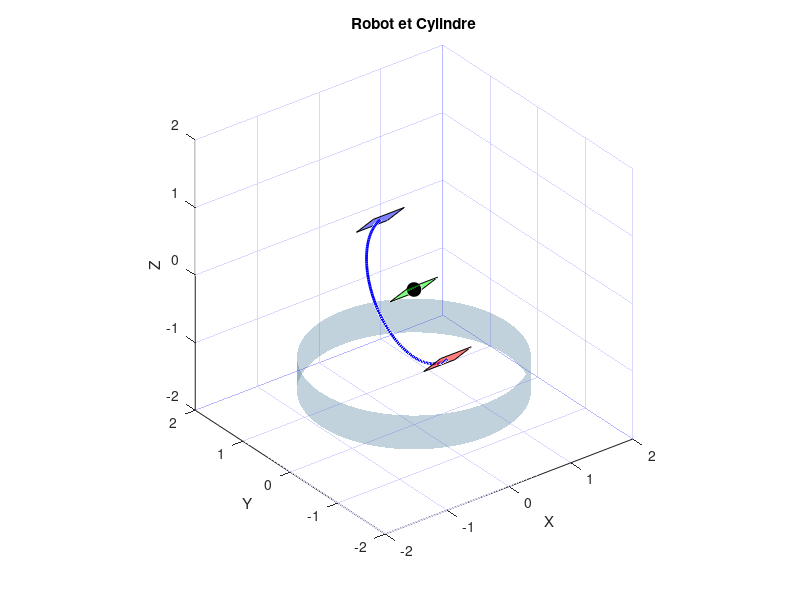

Write the MATLAB code that produced this figure.
clc;
clear;
close all;

%%%%%%%%% Positions initiales et finales à fournir %%%%%%%%% 
% Conditions Initiales
x_n_i = 0;
y_n_i = 0;
z_n_i = 1;
r_3_i = 0;

% Etat final
x_n_f = 0;
y_n_f = 0.7;
z_n_f = -0.7;
r_3_f = 0;

%%%%%%%%%%%%%%%%%%%%%%%%%%%%%%%%%%%%%%%%%%%%%%%%%%%%%%%%%%%%

% Paramètres
R = 1; % Rayon du demi-cercle
n_points = 100; % Nombre de points pour l'arc de cercle
n_frames = 100; % Nombre d'images dans l'animation


% %Spin Baby Spin!!
% x_n_f = 0.7;
% y_n_f = -1;
% z_n_f = 3;
% r_3_f = 0;

% Normalisation du vecteur normal
n_norm_i = sqrt(x_n_i.^2 + y_n_i.^2 + z_n_i.^2);
n_norm_f = sqrt(x_n_f.^2 + y_n_f.^2 + z_n_f.^2);

% Calcul des coordonnées initiales et finales
x_i = r_3_i * x_n_i./n_norm_i;
y_i = r_3_i * y_n_i./n_norm_i;
z_i = r_3_i * z_n_i./n_norm_i;
x_f = r_3_f * x_n_f./n_norm_f;
y_f = r_3_f * y_n_f./n_norm_f;
z_f = r_3_f * z_n_f./n_norm_f;

function [tf_max] = tf_max(q_i,q_f,dq_max,d2q_max)
    D = abs(q_f-q_i);
    tf_max = max(15*D/(8*abs(dq_max)),sqrt(10*D/(sqrt(3)*abs(d2q_max))));
end

%%%%%%%%%%%% Fonctions d'inversion numérique %%%%%%%%%%%% 

function pos = calc_pos(q)
    t_1 = q(1); 
    t_2 = q(2); 
    x = sin(t_1)*cos(t_2);
    y = -sin(t_2);
    z = cos(t_1)*cos(t_2);
    pos = [x; y; z];
end

function J = computeJacobian(q)
    t_1 = q(1); 
    t_2 = q(2);
    J11 = cos(t_1) * cos(t_2);                  
    J12 = - sin(t_1) * sin(t_2); 
    J21 = 0;                                         
    J22 = -cos(t_2); 
    J31 = -sin(t_1) * cos(t_2);                  
    J32 = -cos(t_1) * sin(t_2);                                   
    J = [J11, J12; J21, J22; J31, J32];
end

function [q] = calcul_num(x_target, y_target, z_target)

    q = [0.5; 0.5]; 
    tol = 1e-6; 
    max_iter = 100; 
    error_norm = inf; 
    iter = 0; 
    while error_norm > tol && iter < max_iter
    
        pos = calc_pos(q);

        error = pos - [x_target; y_target;z_target];
        error_norm = norm(error); 
    
        J = computeJacobian(q);
    
        delta_q = -pinv(J) * error;
        q = q + delta_q; 
    
        iter = iter + 1;
    end
end

%%%%%%%%%%%%%%%%%%%%%%%%%%%%%%%%%%%%%%%%%%%%%%%%%%%%%%%%%

% Calcul des angles initiaux et finaux
q_i = calcul_num(x_n_i, y_n_i, z_n_i);
q_f = calcul_num(x_n_f, y_n_f, z_n_f);

[theta1_i, theta2_i] = deal(q_i(1), q_i(2));
[theta1_f, theta2_f]= deal(q_f(1), q_f(2));


% Générer les coordonnées du demi-cercle initial dans le plan ez-ex
theta_initial = linspace(0, pi, n_points); % Angle du demi-cercle de 0 à pi
x_initial = zeros(1, n_points); % Coordonnée x sur l'arc de cercle
y_initial = R * sin(theta_initial); % Coordonnée y
z_initial = R * cos(theta_initial); % Coordonnée z

% Valeurs limites
dr3_max = 10;
d2r3_max = 10;
dtheta_max = 0.5;
d2theta_max = 0.5;


%Calcul du temps d'interpolation
tf_r3 = tf_max(0,1,dr3_max,d2r3_max);
tf_theta1 = tf_max(theta1_i,theta1_f,dtheta_max,d2theta_max);
tf_theta2 = tf_max(theta2_i,theta2_f,dtheta_max,d2theta_max);
tfs = [tf_r3 tf_theta1 tf_theta2];
t_f = max(tfs);

t_i = 0;
t_interp = linspace(t_i, t_f, n_frames);

% Interpolation d'ordre 3 (S-curve)
angle_interpole_1 = theta1_i + (theta1_f - theta1_i)* (10 * (t_interp / t_f).^3 - 15 * (t_interp/t_f).^4 + 6 *(t_interp/t_f).^5);
angle_interpole_2 = theta2_i + (theta2_f - theta2_i)* (10 * (t_interp / t_f).^3 - 15 * (t_interp/t_f).^4 + 6 *(t_interp/t_f).^5);
translation_factor = r_3_i + (r_3_f-r_3_i)*(10 * (t_interp / t_f).^3 - 15 * (t_interp/t_f).^4 + 6 *(t_interp/t_f).^5);


% Matrices de rotation
rotation_y = @(theta) [cos(theta), 0, sin(theta); 0, 1, 0; -sin(theta), 0, cos(theta)]; % Rotation autour de l'axe y
rotation_x = @(theta) [1, 0, 0; 0, cos(theta), -sin(theta); 0, sin(theta), cos(theta)]; % Rotation autour de l'axe x



% Créer une figure pour afficher l'animation
figure;
%figure('Position', [100, 100, 1200, 600]);  % Fenêtre plus grande
axis equal;
hold on;
xlabel('X');
ylabel('Y');
zlabel('Z');
grid on;

% Changer la couleur de fond en gris (ou noir)
set(gca, 'Color', 'w'); % Fond gris foncé

% Définir les limites de la scène
xlim([-2*R, 2*R]);
ylim([-2*R, 2*R]);
zlim([-2*R, 2*R]);

% Changer la couleur du quadrillage pour un meilleur contraste
set(gca, 'GridColor', 'b'); % Quadrillage blanc
set(gca, 'MinorGridColor', 'w'); % Quadrillage mineur blanc
set(gca, 'MinorGridLineStyle', '--'); % Lignes mineures en pointillé

% Créer les carrés à afficher avec le plan
side_length = 0.5; % Longueur du côté du carré
half_side = side_length / 2; % Moitié de la longueur du côté


% Afficher un arc de cercle en 3D pour chaque angle interpolé
for i = 1:n_frames
    % Rotation autour de l'axe y (premier angle)
    rot_matrix_y = rotation_y(angle_interpole_1(i));
    
    % Rotation autour de l'axe x (deuxième angle)
    rot_matrix_x = rotation_x(angle_interpole_2(i));
    
    % Matrice totale de rotation (combinée)
    rot_matrix_total = rot_matrix_x * rot_matrix_y; % Appliquer les deux rotations
    
    % Calculer les coordonnées de l'arc de cercle après rotation
    coords = rot_matrix_total * [x_initial; y_initial; z_initial];
    
    % Extraire les coordonnées
    x_rot = coords(1, :);
    y_rot = coords(2, :);
    z_rot = coords(3, :);
    
    % Calcul des extrémités de l'arc (au début et à la fin de l'arc)
    start_point = rot_matrix_total * [x_initial(1); y_initial(1); z_initial(1)];
    end_point = rot_matrix_total * [x_initial(end); y_initial(end); z_initial(end)];
    
    % Calculer le vecteur directionnel de l'axe des trois carrés
    direction = end_point - start_point;
    direction = direction / norm(direction); % Normalisation du vecteur directionnel
    
    % Interpolation pour translater les carrés
    % Déplacer le carré rouge de r_3_i à r_3_f
    translated_start = start_point + r_3_i * direction + translation_factor(i) * (r_3_f - r_3_i) * direction;
    
    % Calcul du carré rouge : déplacer sur l'axe directionnel
    square_rotated_start = (rot_matrix_total * [
        -half_side, -half_side, 0;
        half_side, -half_side, 0;
        half_side, half_side, 0;
        -half_side, half_side, 0
    ]')';
    square_rotated_start = square_rotated_start + repmat(translated_start(1:3)', 4, 1);
    
    % Calcul du carré vert : placé constamment au centre entre les carrés rouge et bleu
    % Toujours à mi-chemin entre le carré rouge (translated_start) et le carré bleu (end_point)
    center_point = (translated_start + end_point) / 2; % Calcul du centre dynamique entre le rouge et le bleu
    square_rotated_center = (rot_matrix_total * [
        -half_side, -half_side, 0;
        half_side, -half_side, 0;
        half_side, half_side, 0;
        -half_side, half_side, 0
    ]')';
    square_rotated_center = square_rotated_center + repmat(center_point(1:3)', 4, 1);

    
    % Calcul du carré bleu : déplacé sur l'axe directionnel jusqu'à r_3_f
    square_rotated_end = (rot_matrix_total * [
        -half_side, -half_side, 0;
        half_side, -half_side, 0;
        half_side, half_side, 0;
        -half_side, half_side, 0
    ]')';
    square_rotated_end = square_rotated_end + repmat(end_point(1:3)', 4, 1);
    
    % Effacer uniquement les objets dans les axes pour l'animation (et non la figure entière)
    cla;
    hold on;

    % Représentation du point central (0, 0, 0)
    plot3(0, 0, 0, 'ko', 'MarkerSize', 10, 'MarkerFaceColor', 'k'); % Point central en noir
    
    % Plot de l'arc de cercle actuel dans l'espace 3D
    plot3(x_rot, y_rot, z_rot, 'LineWidth', 2, 'Color', 'b');
    
    % Plot des trois carrés représentant les plans
    fill3(square_rotated_start(:,1), square_rotated_start(:,2), square_rotated_start(:,3), 'r', 'FaceAlpha', 0.5); % Carré rouge
    fill3(square_rotated_center(:,1), square_rotated_center(:,2), square_rotated_center(:,3), 'g', 'FaceAlpha', 0.5); % Carré vert
    fill3(square_rotated_end(:,1), square_rotated_end(:,2), square_rotated_end(:,3), 'b', 'FaceAlpha', 0.5); % Carré bleu
    
    % --- Ajouter ici le cylindre volumique ---
    [X_cyl, Y_cyl, Z_cyl] = cylinder(1.5*R, 100); % Créer un cylindre de rayon R avec 100 points sur la circonférence
    Z_cyl = Z_cyl * (-0.5) - 1; % Étendre le cylindre sur l'axe Z 
    
    
    % Afficher le cylindre
    surf(X_cyl, Y_cyl, Z_cyl, 'FaceAlpha', 0.3, 'EdgeColor', 'none'); % Surface du cylindre
    
    % Réajuster l'affichage des axes
    xlim([-2*R, 2*R]);
    ylim([-2*R, 2*R]);
    zlim([-2*R, 2*R]);
    
    % Ajouter un titre et les labels
    title('Robot et Cylindre');
    xlabel('X');
    ylabel('Y');
    zlabel('Z');
    
    % Mettre à jour la vue 3D avec une perspective classique
    view(3); % Vue 3D standard
    
    % Activer les axes et la grille
    axis on; % Affiche les axes
    grid on; % Active la grille 3D
    
    % Pause pour rendre l'animation fluide
    pause(0.05);
end
